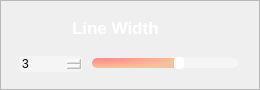
                 <widget class="QFrame" name="LINE_THICKNESS">
                  <property name="minimumSize">
                   <size>
                    <width>260</width>
                    <height>90</height>
                   </size>
                  </property>
                  <property name="maximumSize">
                   <size>
                    <width>260</width>
                    <height>90</height>
                   </size>
                  </property>
                  <property name="styleSheet">
                   <string notr="true">QFrame#LINE_THICKNESS{
border:2px solid rgba(255, 255, 255, 70);
border-radius:15px;
}</string>
                  </property>
                  <property name="frameShape">
                   <enum>QFrame::StyledPanel</enum>
                  </property>
                  <property name="frameShadow">
                   <enum>QFrame::Raised</enum>
                  </property>
                  <layout class="QVBoxLayout" name="verticalLayout_23">
                   <item>
                    <widget class="QPushButton" name="ToggleBotton_5">
                     <property name="sizePolicy">
                      <sizepolicy hsizetype="Expanding" vsizetype="Fixed">
                       <horstretch>0</horstretch>
                       <verstretch>0</verstretch>
                      </sizepolicy>
                     </property>
                     <property name="minimumSize">
                      <size>
                       <width>0</width>
                       <height>30</height>
                      </size>
                     </property>
                     <property name="maximumSize">
                      <size>
                       <width>16777215</width>
                       <height>30</height>
                      </size>
                     </property>
                     <property name="font">
                      <font>
                       <family>Nirmala UI</family>
                       <pointsize>13</pointsize>
                       <italic>false</italic>
                       <bold>true</bold>
                      </font>
                     </property>
                     <property name="cursor">
                      <cursorShape>ArrowCursor</cursorShape>
                     </property>
                     <property name="mouseTracking">
                      <bool>true</bool>
                     </property>
                     <property name="focusPolicy">
                      <enum>Qt::StrongFocus</enum>
                     </property>
                     <property name="contextMenuPolicy">
                      <enum>Qt::DefaultContextMenu</enum>
                     </property>
                     <property name="layoutDirection">
                      <enum>Qt::LeftToRight</enum>
                     </property>
                     <property name="autoFillBackground">
                      <bool>false</bool>
                     </property>
                     <property name="styleSheet">
                      <string notr="true">QPushButton{
background-image:url(:/setting /images/newsize/line.png);
background-repeat: no-repeat;
background-position: left center;
border: none;
border-left: 20px solid transparent;
text-align: left;
padding-left: 40px;
padding-bottom: 4px;
color: white;
font: 700 13pt &quot;Nirmala UI&quot;;
}</string>
                     </property>
                     <property name="text">
                      <string>Line Width</string>
                     </property>
                     <property name="autoDefault">
                      <bool>false</bool>
                     </property>
                     <property name="default">
                      <bool>false</bool>
                     </property>
                     <property name="flat">
                      <bool>false</bool>
                     </property>
                    </widget>
                   </item>
                   <item>
                    <widget class="QFrame" name="frame_5">
                     <property name="sizePolicy">
                      <sizepolicy hsizetype="Preferred" vsizetype="Preferred">
                       <horstretch>0</horstretch>
                       <verstretch>0</verstretch>
                      </sizepolicy>
                     </property>
                     <property name="minimumSize">
                      <size>
                       <width>0</width>
                       <height>20</height>
                      </size>
                     </property>
                     <property name="maximumSize">
                      <size>
                       <width>16777215</width>
                       <height>20</height>
                      </size>
                     </property>
                     <layout class="QHBoxLayout" name="horizontalLayout_21" stretch="3,7">
                      <property name="spacing">
                       <number>10</number>
                      </property>
                      <property name="leftMargin">
                       <number>8</number>
                      </property>
                      <property name="topMargin">
                       <number>0</number>
                      </property>
                      <property name="rightMargin">
                       <number>10</number>
                      </property>
                      <property name="bottomMargin">
                       <number>0</number>
                      </property>
                      <item>
                       <widget class="QDoubleSpinBox" name="line_spinbox">
                        <property name="cursor">
                         <cursorShape>PointingHandCursor</cursorShape>
                        </property>
                        <property name="styleSheet">
                         <string notr="true">QDoubleSpinBox {
border: 0px solid lightgray;
border-radius: 2px;
background-color: rgba(255,255,255,90);
font: 600 9pt &quot;Segoe UI&quot;;
}
        
QDoubleSpinBox::up-button {
width: 10px;
height: 9px;
margin: 0px 3px 0px 0px;
border-image: url(:/setting /images/newsize/box_up.png);
}
QDoubleSpinBox::up-button:pressed {
margin-top: 1px;
}
            
QDoubleSpinBox::down-button {
width: 10px;
height: 9px;
margin: 0px 3px 0px 0px;
border-image:url(:/setting /images/newsize/box_down.png);
}
QDoubleSpinBox::down-button:pressed {
margin-bottom: 1px;
}</string>
                        </property>
                        <property name="decimals">
                         <number>0</number>
                        </property>
                        <property name="minimum">
                         <double>0.000000000000000</double>
                        </property>
                        <property name="maximum">
                         <double>5.000000000000000</double>
                        </property>
                        <property name="singleStep">
                         <double>1.000000000000000</double>
                        </property>
                        <property name="value">
                         <double>3.000000000000000</double>
                        </property>
                       </widget>
                      </item>
                      <item>
                       <widget class="QSlider" name="line_slider">
                        <property name="cursor">
                         <cursorShape>PointingHandCursor</cursorShape>
                        </property>
                        <property name="styleSheet">
                         <string notr="true">QSlider::groove:horizontal {
border: none;
height: 10px;
background-color: rgba(255,255,255,90);
border-radius: 5px;
}

QSlider::handle:horizontal {
width: 10px;
margin: -1px 0px -1px 0px;
border-radius: 3px;
background-color: white;
}

QSlider::sub-page:horizontal {
background-color:  qradialgradient(cx:0, cy:0, radius:1, fx:0.1, fy:0.1, stop:0 rgb(253, 139, 133),  stop:1 rgb(248, 194, 152));
border-radius: 5px;
}</string>
                        </property>
                        <property name="minimum">
                         <number>0</number>
                        </property>
                        <property name="maximum">
                         <number>5</number>
                        </property>
                        <property name="pageStep">
                         <number>1</number>
                        </property>
                        <property name="value">
                         <number>3</number>
                        </property>
                        <property name="orientation">
                         <enum>Qt::Horizontal</enum>
                        </property>
                       </widget>
                      </item>
                     </layout>
                    </widget>
                   </item>
                  </layout>
                 </widget>
